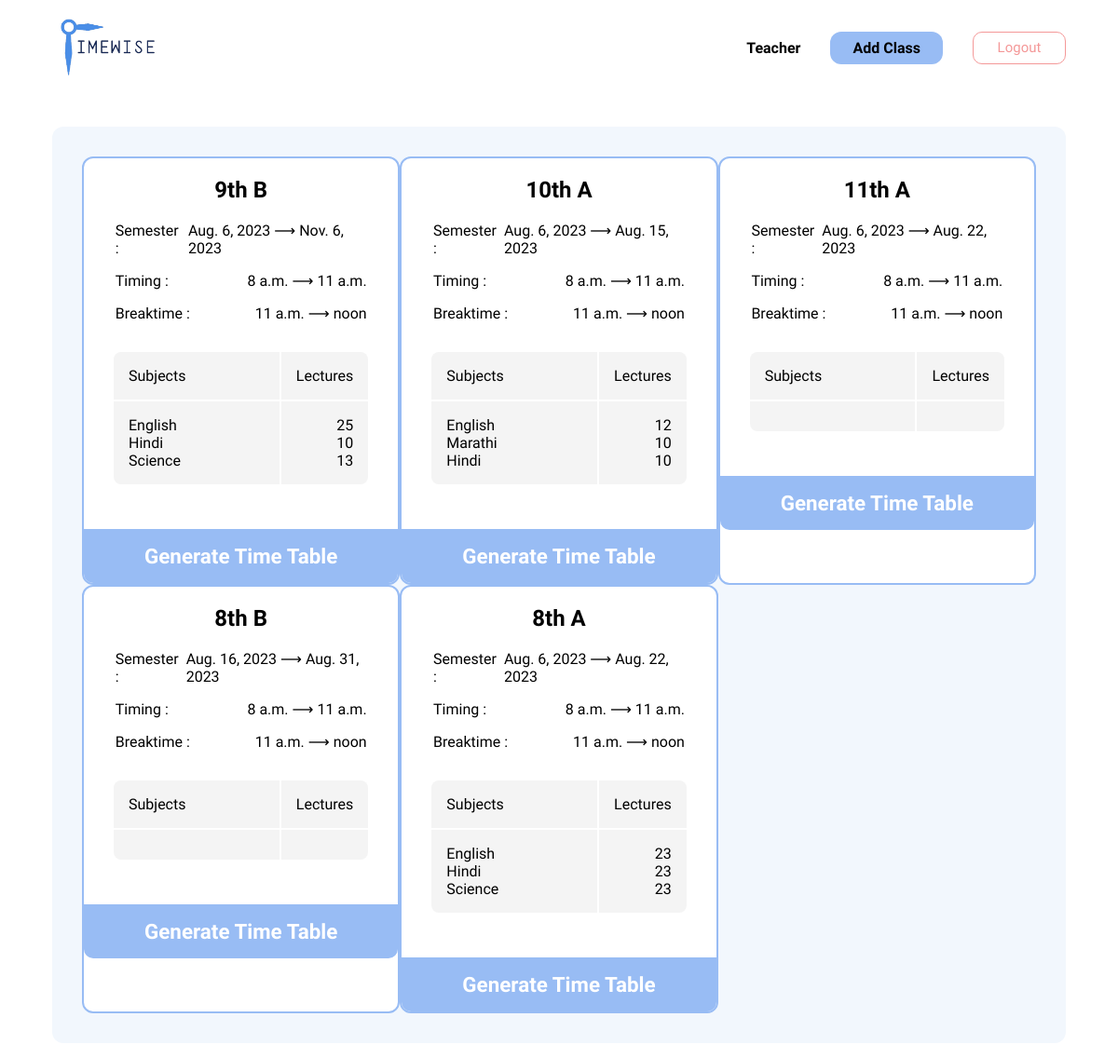
Screenshot of /home/ (signed in) with the database file from the repository.
### generator/models.py (models this page shows)
class Class(models.Model):
    id = models.AutoField(primary_key=True)
    name = models.CharField(max_length=100)
    sem_start = models.DateField()
    sem_end = models.DateField()
    start_time = models.TimeField()
    end_time = models.TimeField()
    break_start = models.TimeField()
    break_end = models.TimeField()
    subjects = models.ManyToManyField("Subject")
    author = models.ForeignKey(
        settings.AUTH_USER_MODEL, on_delete=models.CASCADE, null=True
    )

class Subject(models.Model):
    id = models.AutoField(primary_key=True)
    name = models.CharField(max_length=100)
    author = models.ForeignKey(
        settings.AUTH_USER_MODEL, on_delete=models.CASCADE, null=True
    )
    no_lec = models.IntegerField(default=0)
    color = models.CharField(max_length=10, default="#ffffff")
    def __str__(self):
        return self.name

### generator/views.py (the view, shortened to what this page needs)
# urls.py: path("home/", views.home, name="home"),
def home(request):
    if request.user.is_authenticated:
        class_data = Class.objects.filter(author=request.user)
        print(class_data)
        context = {}
        for cls in class_data:
            subjects = cls.subjects.all()
            context[cls.name] = subjects
            print(Fore.RED)
            print(context)
            print(class_data)
            print(Fore.RESET)
        return render(
            request,
            "generator/main.html",
            {"classes": class_data, "subjects": context},
        )
    else:
        return redirect("generator:register")

### generator/templates/generator/main.html (shortened to what this page needs)
{% load static %}
<!DOCTYPE html>
<html lang="en">
  <head>
    <link rel="stylesheet" href="{% static './style.css' %}" />
  </head>
  <body>
    <nav class="nav-bar">
      <img src="{% static './images/logo.png' %}" class="logo" />
      <div class="nav-urls">
        <div class="sub-url">
          <a href="{% url 'generator:teacher' %}"> Teacher </a>
        </div>
        <div id="add-class" class="url-link">Add Class</div>
        <a href="{% url 'generator:logout' %}">
          <button class="logout">Logout</button>
        </a>
      </div>
    </nav>
    <main class="main">
      {% for class in classes %}
      <section class="class">
        <h2 class="class-name">{{ class.name }}</h2>
        <div class="secondary-card">
          <div class="secondary-info">
            <div class="secondary-title">Semester :</div>
            <div class="secondary-value">
              {{ class.sem_start }} ⟶ {{ class.sem_end }}
            </div>
          </div>
          <div class="secondary-info">
            <div class="secondary-title">Timing :</div>
            <div class="secondary-value">
              {{ class.start_time }} ⟶ {{ class.end_time }}
            </div>
          </div>
          <div class="secondary-info">
            <div class="secondary-title">Breaktime :</div>
            <div class="secondary-value">
              {{ class.break_start }} ⟶ {{ class.break_end }}
            </div>
          </div>
        </div>
        <div class="secondary-table">
          <div class="table-sub">Subjects</div>
          <div class="table-lec">Lectures</div>
        <ul class="table-data-sub">
          {% for i,subject in subjects.items %}
          {% if i == class.name %}
          {% for s in subject %}
          <li>{{s.name}}</li>
          {% endfor %} {% endif %}
          {% endfor %}
        </ul>
        <ul class="table-data-lec">
          {% for i,subject in subjects.items %}
          {% if i == class.name %}
          {% for s in subject %}
          <li>{{s.no_lec}}</li>
          {% endfor %} {% endif %}
          {% endfor %}
        </ul>
        </div>
        <a  href="{% url 'generator:gen' class.id %}">
          <div style="margin-top: 3rem;" class="generate-tt">Generate Time Table</div>
        </a>
      </section>
      {% endfor %}
    </main>
  </body>
</html>

### generator/static/style.css (style rules this page uses)
* { font-family: 'Rajdhani', sans-serif; }
body { padding: .5rem 3rem; }
.logout { width: 100px; height: 35px; background-color: white; color: #F49898; border: #F49898 solid 1px; border-radius: 10px; font-size: 15px; }
nav.nav-bar { display: flex; justify-content: space-between; align-items: center; }
.nav-urls { display: flex; gap: 2rem; font-weight: 600; align-items: center; }
.logo { height: 70px; filter: hue-rotate(30deg); }
.url-link { padding: .5rem 1.5rem; background-color: #98BCF4; border-radius: 12px; }
main.main { background-color: #F2F7FD; display: grid; grid-template-columns: 1fr 1fr 1fr; justify-content: space-around; padding: 2rem; border-radius: 12px; margin-top: 50px; }
.class { border: 2px solid #98BCF4; background-color: #fff; border-radius: 12px; }
.class-name { text-align: center; }
.secondary-info { display: flex; gap: .5rem; align-items: flex-start; justify-content: space-between; padding: 0rem 4rem; width: 80%; }
.secondary-card { display: flex; flex-direction: column; align-items: center; justify-content: center; gap: 1rem; }
.secondary-table { display: grid; grid-template-columns: 1fr 1fr 1fr; align-items: flex-start; text-align: left; gap: 2px; column-gap: 2px; margin: 2rem; }
ul { list-style: none; margin: 0; }
.secondary-table div, .secondary-table ul { padding: 1rem; background-color: #F4F4F4; }
.table-sub { border-top-left-radius: 8px; grid-column: 1 / 3; }
.table-lec { border-top-right-radius: 8px; text-align: right; }
.table-data-sub { border-bottom-left-radius: 8px; grid-column: 1 / 3; }
.table-data-lec { border-bottom-right-radius: 8px; text-align: right; }
.generate-tt { padding: 1rem; font-weight: 600; background-color: #98BCF4; margin: 0; text-align: center; border-bottom-left-radius: 10px; border-bottom-right-radius: 10px; font-size: 1.4rem; font-style: normal; font-weight: 600; color: #fff; }
button { cursor: pointer; }
a { text-decoration: none; color: currentColor; }

### rows the page displays
Class: name "9th B", sem_start "Aug. 6, 2023", sem_end "Nov. 6, 2023", start_time "8 a.m.", end_time "11 a.m.", break_start "11 a.m.", break_end "noon"
Subject: name "English", no_lec "25"
Subject: name "Hindi", no_lec "10"
Subject: name "Science", no_lec "13"
Class: name "10th A", sem_start "Aug. 6, 2023", sem_end "Aug. 15, 2023", start_time "8 a.m.", end_time "11 a.m.", break_start "11 a.m.", break_end "noon"
Subject: name "English", no_lec "12"
Subject: name "Marathi", no_lec "10"
Subject: name "Hindi", no_lec "10"
Class: name "11th A", sem_start "Aug. 6, 2023", sem_end "Aug. 22, 2023", start_time "8 a.m.", end_time "11 a.m.", break_start "11 a.m.", break_end "noon"
Class: name "8th B", sem_start "Aug. 16, 2023", sem_end "Aug. 31, 2023", start_time "8 a.m.", end_time "11 a.m.", break_start "11 a.m.", break_end "noon"
Class: name "8th A", sem_start "Aug. 6, 2023", sem_end "Aug. 22, 2023", start_time "8 a.m.", end_time "11 a.m.", break_start "11 a.m.", break_end "noon"
Subject: name "English", no_lec "23"
Subject: name "Hindi", no_lec "23"
Subject: name "Science", no_lec "23"
